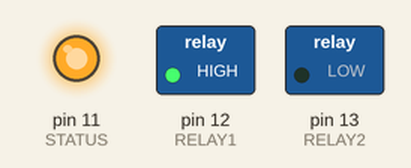
Bench run of a sketch on a simulated Arduino Uno, built with avr-gcc and run on an emulated ATmega328P. Shown: switched loads named in the sketch (green lamp = pin HIGH), output pins drawn as LEDs (lit = HIGH). Random numbers use the default seed unless the sketch sets one.

Above: at 0.1 s.
At 9.9 s:
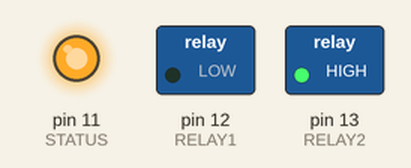
At 36.2 s:
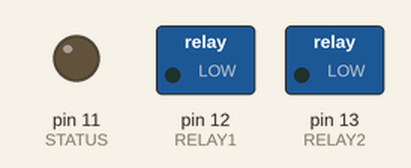
Timing chart, 0 to 37.7 s (numbered marks = the images above):
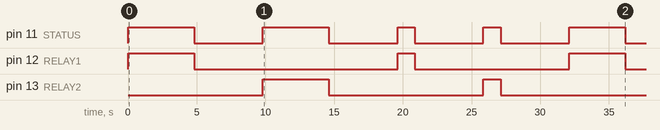

The sketch:

relayTest.ino
```cpp
#define STATUS 11
#define RELAY1 12
#define RELAY2 13

long randPosition = 0;

void setup() {
  // put your setup code here, to run once:
    Serial.begin(9600);
    pinMode(STATUS, OUTPUT);
    pinMode(RELAY1, OUTPUT);
    pinMode(RELAY2, OUTPUT);
}

void loop() {
  // put your main code here, to run repeatedly:
  randPosition = random(6000);
//  randPosition = 6000;

  // Retract Actuator
  digitalWrite(STATUS, HIGH);
  digitalWrite(RELAY1, HIGH);
  digitalWrite(RELAY2, LOW);
  delay(randPosition);
  digitalWrite(STATUS, LOW);
  digitalWrite(RELAY1, LOW);
  digitalWrite(RELAY2, LOW);

  // Wait
  delay(5000);

  // Extend Actuator
  digitalWrite(STATUS, HIGH);
  digitalWrite(RELAY1, LOW);
  digitalWrite(RELAY2, HIGH);
  delay(randPosition);
  digitalWrite(STATUS, LOW);
  digitalWrite(RELAY1, LOW);
  digitalWrite(RELAY2, LOW);

  // Wait
  delay(5000);
}
```

Measured:
- by itself, pin 11 (STATUS): LOW → HIGH at 0.00 s, → LOW 4.8 s later, → HIGH 5.0 s later, → LOW 4.8 s later, … (10 changes in this stretch)
- by itself, pin 12 (RELAY1): goes HIGH 4.8 s, LOW 14.8 s, HIGH 1.2 s, LOW 11.2 s, HIGH 4.1 s, then LOW
- by itself, pin 13 (RELAY2): LOW → HIGH at 9.8 s, → LOW 4.8 s later, → HIGH 11.2 s later, → LOW 1.2 s later
